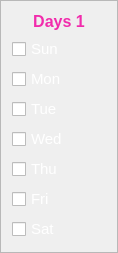
    <widget class="QFrame" name="SubjectDays">
     <property name="geometry">
      <rect>
       <x>670</x>
       <y>170</y>
       <width>118</width>
       <height>233</height>
      </rect>
     </property>
     <property name="frameShape">
      <enum>QFrame::StyledPanel</enum>
     </property>
     <property name="frameShadow">
      <enum>QFrame::Raised</enum>
     </property>
     <layout class="QVBoxLayout" name="verticalLayout_2">
      <item>
       <widget class="QLabel" name="Subject1DaysHeading">
        <property name="font">
         <font>
          <pointsize>12</pointsize>
          <weight>75</weight>
          <bold>true</bold>
         </font>
        </property>
        <property name="styleSheet">
         <string notr="true">QLabel{
	
color: rgb(241, 44, 172);
border-radius:10px;

}</string>
        </property>
        <property name="midLineWidth">
         <number>4</number>
        </property>
        <property name="text">
         <string>Days 1</string>
        </property>
        <property name="alignment">
         <set>Qt::AlignCenter</set>
        </property>
       </widget>
      </item>
      <item>
       <widget class="QCheckBox" name="Subject1Sunday">
        <property name="font">
         <font>
          <pointsize>11</pointsize>
         </font>
        </property>
        <property name="styleSheet">
         <string notr="true">QCheckBox{

	color: rgb(255, 255, 255);
}</string>
        </property>
        <property name="text">
         <string>Sun</string>
        </property>
        <property name="tristate">
         <bool>false</bool>
        </property>
       </widget>
      </item>
      <item>
       <widget class="QCheckBox" name="Subject1Monday">
        <property name="font">
         <font>
          <pointsize>11</pointsize>
         </font>
        </property>
        <property name="styleSheet">
         <string notr="true">QCheckBox{

	color: rgb(255, 255, 255);
}</string>
        </property>
        <property name="text">
         <string>Mon</string>
        </property>
        <property name="tristate">
         <bool>false</bool>
        </property>
       </widget>
      </item>
      <item>
       <widget class="QCheckBox" name="Subject1Tuesday">
        <property name="font">
         <font>
          <pointsize>11</pointsize>
         </font>
        </property>
        <property name="styleSheet">
         <string notr="true">QCheckBox{

	color: rgb(255, 255, 255);
}</string>
        </property>
        <property name="text">
         <string>Tue</string>
        </property>
        <property name="tristate">
         <bool>false</bool>
        </property>
       </widget>
      </item>
      <item>
       <widget class="QCheckBox" name="Subject1Wednesday">
        <property name="font">
         <font>
          <pointsize>11</pointsize>
         </font>
        </property>
        <property name="styleSheet">
         <string notr="true">QCheckBox{

	color: rgb(255, 255, 255);
}</string>
        </property>
        <property name="text">
         <string>Wed</string>
        </property>
        <property name="tristate">
         <bool>false</bool>
        </property>
       </widget>
      </item>
      <item>
       <widget class="QCheckBox" name="Subject1Thursday">
        <property name="font">
         <font>
          <pointsize>11</pointsize>
         </font>
        </property>
        <property name="styleSheet">
         <string notr="true">QCheckBox{

	color: rgb(255, 255, 255);
}</string>
        </property>
        <property name="text">
         <string>Thu</string>
        </property>
        <property name="tristate">
         <bool>false</bool>
        </property>
       </widget>
      </item>
      <item>
       <widget class="QCheckBox" name="Subject1Friday">
        <property name="font">
         <font>
          <pointsize>11</pointsize>
         </font>
        </property>
        <property name="styleSheet">
         <string notr="true">QCheckBox{

	color: rgb(255, 255, 255);
}</string>
        </property>
        <property name="text">
         <string>Fri</string>
        </property>
        <property name="tristate">
         <bool>false</bool>
        </property>
       </widget>
      </item>
      <item>
       <widget class="QCheckBox" name="Subject1Saturday">
        <property name="font">
         <font>
          <pointsize>11</pointsize>
         </font>
        </property>
        <property name="styleSheet">
         <string notr="true">QCheckBox{

	color: rgb(255, 255, 255);
}</string>
        </property>
        <property name="text">
         <string>Sat</string>
        </property>
        <property name="tristate">
         <bool>false</bool>
        </property>
       </widget>
      </item>
     </layout>
    </widget>
